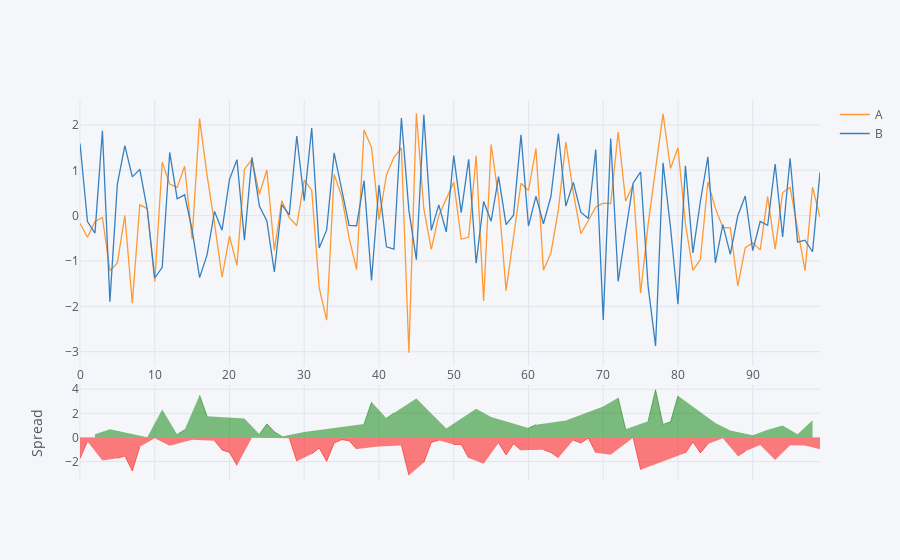

Source (notebook cell):
### Code cell
# Useful to display data such as stock
# Shows the spread arrays against eachother
df[['A', 'B']].iplot(kind='spread')
